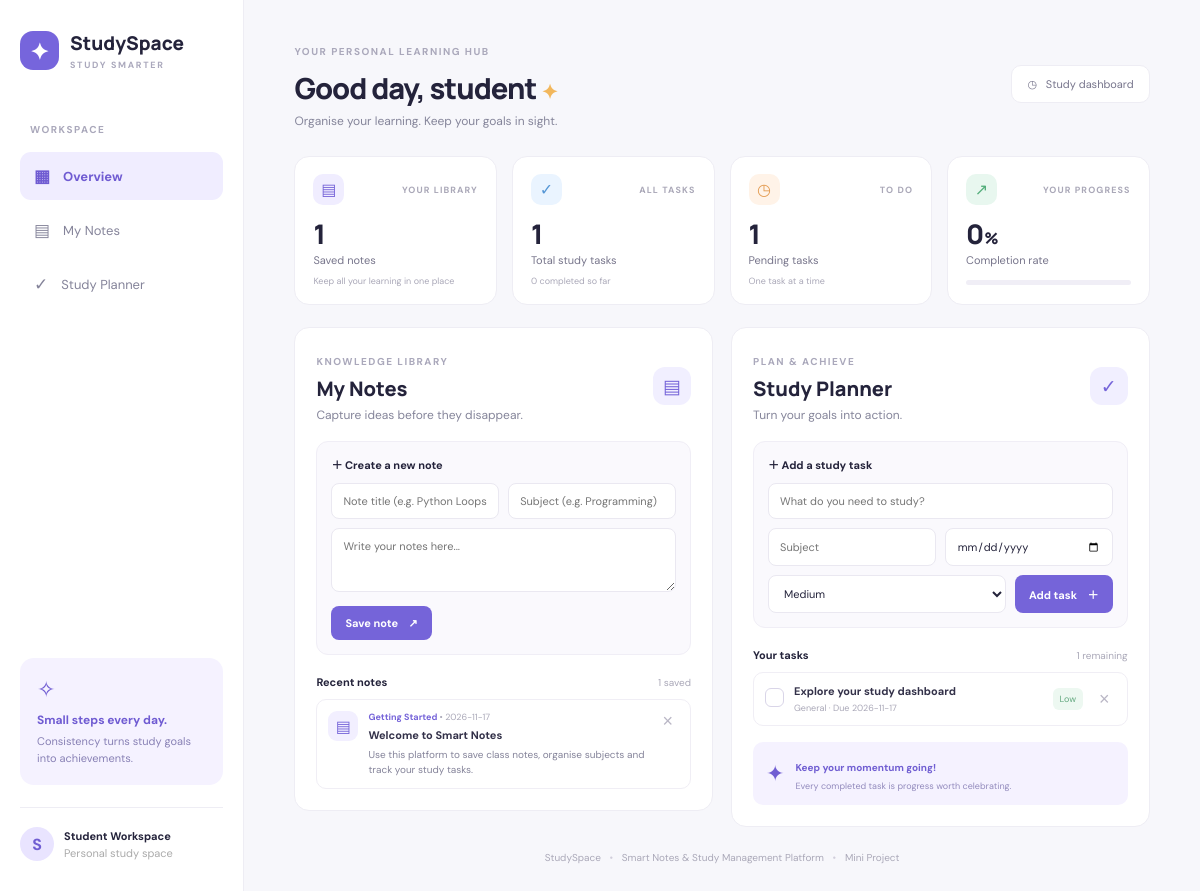
The page / on the database its author committed.
### tables this page shows
CREATE TABLE notes (
            id INTEGER PRIMARY KEY AUTOINCREMENT,
            title TEXT NOT NULL,
            subject TEXT NOT NULL,
            content TEXT NOT NULL,
            created_at TEXT DEFAULT CURRENT_TIMESTAMP
        );

CREATE TABLE tasks (
            id INTEGER PRIMARY KEY AUTOINCREMENT,
            title TEXT NOT NULL,
            subject TEXT DEFAULT 'General',
            due_date TEXT,
            priority TEXT DEFAULT 'Medium',
            completed INTEGER DEFAULT 0,
            created_at TEXT DEFAULT CURRENT_TIMESTAMP
        );

### app.py (the view)
@app.route("/")
def index():
    with get_db() as db:
        notes = db.execute("SELECT * FROM notes ORDER BY id DESC").fetchall()
        tasks = db.execute("SELECT * FROM tasks ORDER BY completed ASC, due_date IS NULL, due_date ASC, id DESC").fetchall()
        total = db.execute("SELECT COUNT(*) FROM tasks").fetchone()[0]
        completed = db.execute("SELECT COUNT(*) FROM tasks WHERE completed=1").fetchone()[0]
        note_count = db.execute("SELECT COUNT(*) FROM notes").fetchone()[0]
        subjects = db.execute("""
            SELECT subject FROM notes UNION SELECT subject FROM tasks ORDER BY subject
        """).fetchall()
    progress = round((completed / total) * 100) if total else 0
    return render_template("index.html", notes=notes, tasks=tasks, total=total,
                           completed=completed, pending=total-completed,
                           note_count=note_count, progress=progress,
                           subjects=[s["subject"] for s in subjects])

### app.py (called while the page is built)
def get_db():
    conn = sqlite3.connect(DB_PATH)
    conn.row_factory = sqlite3.Row
    return conn

### templates/index.html (shortened to what this page needs)
<!DOCTYPE html>
<html lang="en">
<head>
  <link rel="stylesheet" href="{{ url_for('static', filename='style.css') }}">
</head>
<body>
<div class="app-shell">
  <aside class="sidebar">
    <a class="brand" href="#"><span class="brand-icon">✦</span><span>StudySpace<small>STUDY SMARTER</small></span></a>
    <p class="nav-label">WORKSPACE</p>
    <a class="nav-link active" href="#overview"><span>▦</span> Overview</a>
    <a class="nav-link" href="#notes"><span>▤</span> My Notes</a>
    <a class="nav-link" href="#tasks"><span>✓</span> Study Planner</a>
    <div class="sidebar-bottom">
      <div class="tip-card"><span>✧</span><strong>Small steps every day.</strong><p>Consistency turns study goals into achievements.</p></div>
      <div class="profile"><div class="avatar">S</div><div><strong>Student Workspace</strong><small>Personal study space</small></div></div>
    </div>
  </aside>
  <main class="main-content">
    <header class="topbar"><div><span class="eyebrow">YOUR PERSONAL LEARNING HUB</span><h1>Good day, student <span>✦</span></h1><p>Organise your learning. Keep your goals in sight.</p></div><div class="date-pill">◷ &nbsp; {{ today if today else "Study dashboard" }}</div></header>
    <section id="overview" class="stats-grid">
      <article class="stat-card"><div class="stat-top"><span class="stat-icon purple">▤</span><span class="stat-caption">YOUR LIBRARY</span></div><strong>{{ note_count }}</strong><p>Saved notes</p><div class="stat-foot">Keep all your learning in one place</div></article>
      <article class="stat-card"><div class="stat-top"><span class="stat-icon blue">✓</span><span class="stat-caption">ALL TASKS</span></div><strong>{{ total }}</strong><p>Total study tasks</p><div class="stat-foot">{{ completed }} completed so far</div></article>
      <article class="stat-card"><div class="stat-top"><span class="stat-icon orange">◷</span><span class="stat-caption">TO DO</span></div><strong>{{ pending }}</strong><p>Pending tasks</p><div class="stat-foot">One task at a time</div></article>
      <article class="stat-card progress-card"><div class="stat-top"><span class="stat-icon green">↗</span><span class="stat-caption">YOUR PROGRESS</span></div><strong>{{ progress }}<small>%</small></strong><p>Completion rate</p><div class="progress-track"><span style="width:{{ progress }}%"></span></div></article>
    </section>
    <section class="content-grid">
      <div class="panel" id="notes">
        <div class="panel-heading"><div><span class="eyebrow">KNOWLEDGE LIBRARY</span><h2>My Notes</h2><p>Capture ideas before they disappear.</p></div><span class="heading-icon">▤</span></div>
        <form class="form-card" action="{{ url_for('add_note') }}" method="POST">
          <div class="form-title">＋ Create a new note</div>
          <div class="form-row"><input name="title" placeholder="Note title (e.g. Python Loops)" required><input name="subject" placeholder="Subject (e.g. Programming)" required></div>
          <textarea name="content" rows="3" placeholder="Write your notes here..." required></textarea>
          <button class="primary-btn" type="submit">Save note <span>↗</span></button>
        </form>
        <div class="section-subhead"><strong>Recent notes</strong><span>{{ note_count }} saved</span></div>
        <div class="notes-list">
          {% for note in notes %}
          <article class="note-item">
            <div class="note-mark">▤</div><div class="note-body"><div class="note-meta">{{ note.subject }} <span>• {{ note.created_at[:10] }}</span></div><h3>{{ note.title }}</h3><p>{{ note.content }}</p></div>
            <form action="{{ url_for('delete_note', note_id=note.id) }}" method="POST" onsubmit="return confirm('Delete this note?')"><button class="icon-btn delete-btn" title="Delete note">×</button></form>
          </article>
          {% else %}<div class="empty-state">No notes yet. Add your first note above.</div>{% endfor %}
        </div>
      </div>
      <div class="panel" id="tasks">
        <div class="panel-heading"><div><span class="eyebrow">PLAN & ACHIEVE</span><h2>Study Planner</h2><p>Turn your goals into action.</p></div><span class="heading-icon">✓</span></div>
        <form class="form-card task-form" action="{{ url_for('add_task') }}" method="POST">
          <div class="form-title">＋ Add a study task</div>
          <input name="title" placeholder="What do you need to study?" required>
          <div class="form-row"><input name="subject" placeholder="Subject"><input type="date" name="due_date" aria-label="Due date"></div>
          <div class="form-row"><select name="priority"><option>Low</option><option selected>Medium</option><option>High</option></select><button class="primary-btn" type="submit">Add task <span>＋</span></button></div>
        </form>
        <div class="section-subhead"><strong>Your tasks</strong><span>{{ pending }} remaining</span></div>
        <div class="task-list">
          {% for task in tasks %}
          <article class="task-item {% if task.completed %}is-complete{% endif %}">
            <form action="{{ url_for('toggle_task', task_id=task.id) }}" method="POST"><button class="check-btn" title="Toggle completion">{% if task.completed %}✓{% endif %}</button></form>
            <div class="task-info"><h3>{{ task.title }}</h3><p>{{ task.subject }}{% if task.due_date %} · Due {{ task.due_date }}{% endif %}</p></div>
            <span class="priority {{ task.priority|lower }}">{{ task.priority }}</span>
            <form action="{{ url_for('delete_task', task_id=task.id) }}" method="POST"><button class="icon-btn delete-btn" title="Delete task">×</button></form>
          </article>
          {% else %}<div class="empty-state">Your planner is clear. Add a task to get started.</div>{% endfor %}
        </div>
        <div class="motivation"><span>✦</span><div><strong>Keep your momentum going!</strong><p>Every completed task is progress worth celebrating.</p></div></div>
      </div>
    </section>
    <footer>StudySpace <span>•</span> Smart Notes & Study Management Platform <span>•</span> Mini Project</footer>
  </main>
</div>
</body>
</html>

### rows shown on the page
notes: subject "Getting Started", created_at "2026-11-17", title "Welcome to Smart Notes", content "Use this platform to save class notes, organise subjects and track your study tasks."
tasks: title "Explore your study dashboard", subject "General", due_date "2026-11-17", priority "Low"

### other values the page prints
{{ today if today else "Study dashboard" }} "Study dashboard"
{{ note_count }} "1"
{{ total }} "1"
{{ completed }} "0"
{{ pending }} "1"
{{ progress }} "0"
